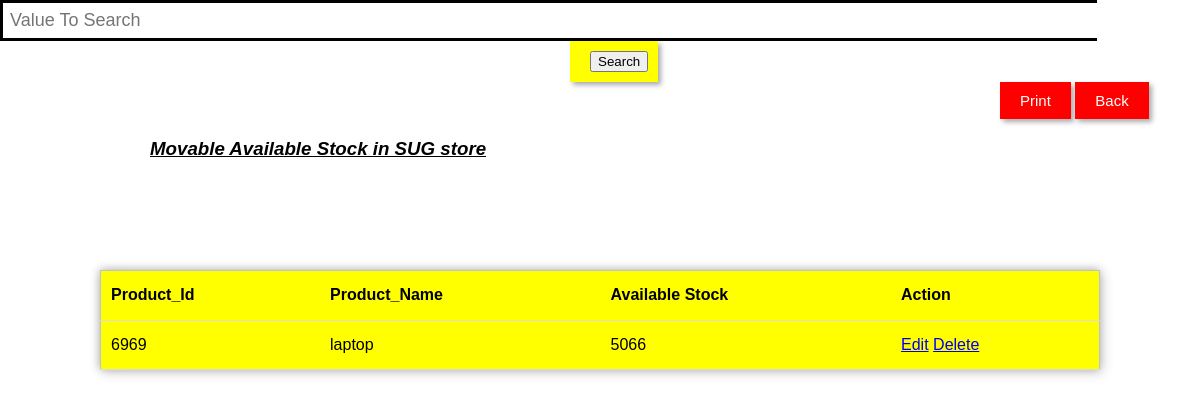
Screenshot of /stockhistory.php with the database file from the repository.
### tables this page shows
CREATE TABLE `stock` (
  `SR.No` int(11) NOT NULL,
  `Product_Id` int(30) NOT NULL,
  `Product_Name` varchar(30) NOT NULL,
  `Available_Stock` int(30) NOT NULL
);

### stockhistory.php (the view, shortened to what this page needs)
<?php
if(isset($_POST['search']))
{
    $valueToSearch = $_POST['valueToSearch'];
    $query = "SELECT * FROM `stock` WHERE CONCAT( `Product_Id`, `Product_Name`, `Available_Stock`) LIKE '%".$valueToSearch."%'";
    $search_result = filterTable($query);
}
 else {
    $query = "SELECT * FROM `stock`";
    $search_result = filterTable($query);
}
function filterTable($query)
{
    $connect = mysqli_connect("localhost", "root", "", "login");
    $filter_Result = mysqli_query($connect, $query);
    return $filter_Result;
}
?>
<!DOCTYPE html>
<html>
    <head>
    </head>
    <body>
    <form action="stockhistory.php" method="post">
    <div id="searchbox">
            <input  type="text" name="valueToSearch" placeholder="Value To Search">
</div>
<div id="searchbtn">
          <input type="submit" name="search" value="Search">
</div>
          <div>
          <button onClick="window.print();"class="btn-shadow">Print</button>
        <button onClick="welcome()" class="btnn-shadow">Back</button>
            </div>
     <I>  <U> <h3 id="line" class= "print-container">Movable Available Stock in SUG store </h3></U></I>
            <table class= "print-container">
                <tr>
                    <th>Product_Id</th>
                    <th>Product_Name</th>
                    <th>Available Stock</th>
					<th>Action</th>
                </tr>
                <?php while($row = mysqli_fetch_array($search_result)):?>
                <tr>
					<td><?php echo $row['Product_Id'];?></td>
					<td><?php echo $row['Product_Name'];?></td>
                    <td><?php echo $row['Available_Stock'];?></td>
                    <td><a href="update.php?Product_Id=<?php echo $row['Product_Id'];?>">Edit</a>
                      <a href="delete.php?Product_Id=<?php echo $row['Product_Id'];?>">Delete</a>
                 </td>
                </tr>
                <?php endwhile;?>
            </table>
        </form>
    </body>
</html>

### stockhistory.php (style rules this page uses)
body { padding-top: 40px; left:50%; background-color: ; }
#searchbox input { width:90%; border:3px solid black; border-right:1px; font-size:18px; padding:7px; background:transparent; color:white; }
#searchbtn { width:4%; margin-left:570px; background-color: yellow; border: none; color: Red; padding: 10px 20px; font-size: 15px; transition: 0.25s ease; box-shadow: 3px 3px 5px #aaa; }
.btn-shadow { background-color: red; border: none; color: white; padding: 10px 20px; font-size: 15px; transition: 0.25s ease; box-shadow: 3px 3px 5px #aaa; margin-left:1000px; }
.btnn-shadow { background-color: red; border: none; color: white; padding: 10px 20px; font-size: 15px; transition: 0.25s ease; box-shadow: 3px 3px 5px #aaa; }
#line { margin-left:150px; }
body { padding: 0px; margin: 0; font-family: Verdana, Geneva, Tahoma, sans-serif; }
table { position: absolute; left: 50%; top: 40%; transform: translate(-50%, -50%); border-collapse: collapse; width: 1000px; height: 100px; border: 1px solid #bdc3c7; box-shadow: 2px 2px 12px rgba(0, 0, 0, 0.2), -1px -1px 8px rgba(0, 0, 0, 0.2); background-color: yellow; }
tr { transition: all .2s ease-in; cursor: pointer; }
th, td { padding: 10px; text-align: left; border-bottom: 1px solid #ddd; }

### rows the page displays
stock: Product_Id "6969", Product_Name "laptop", Available_Stock "5066"
